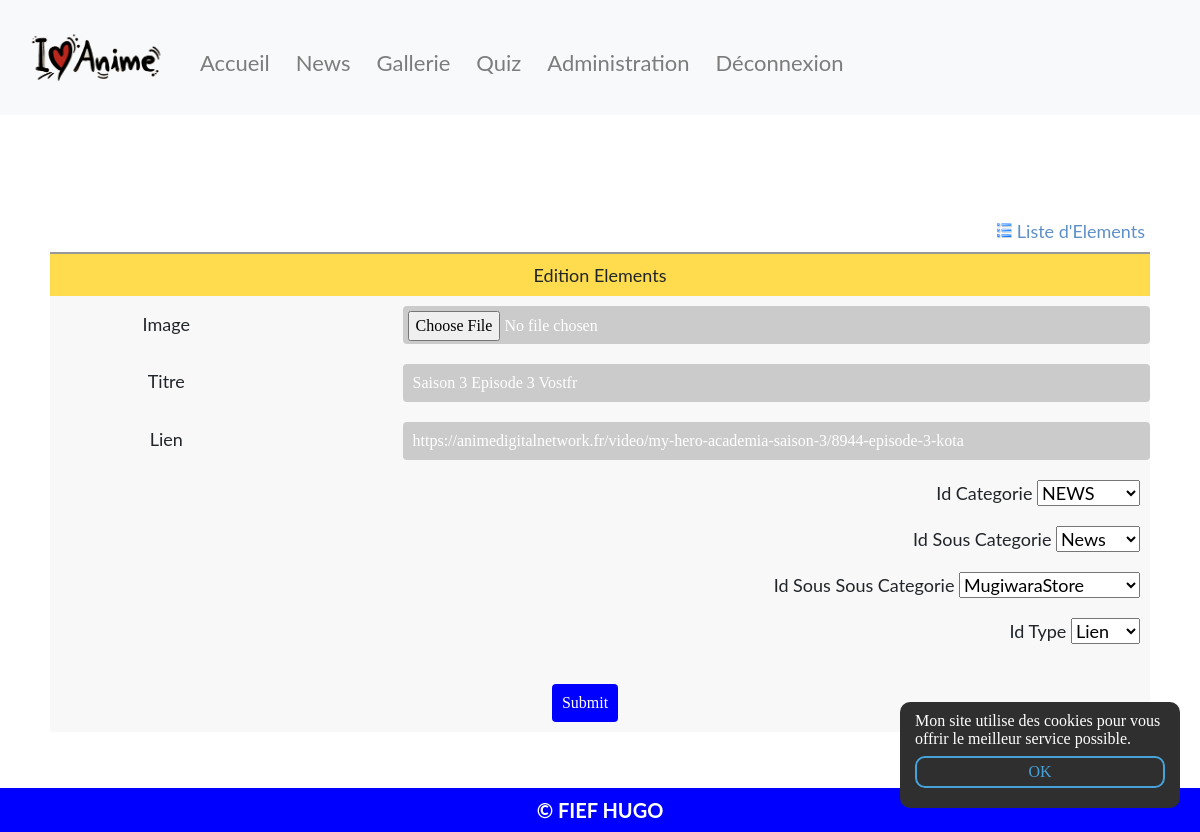
Page /crud/edit.php?id=1&type=element (signed in) on the committed database.
### tables this page shows
CREATE TABLE IF NOT EXISTS `element` (
  `id` int(11) NOT NULL AUTO_INCREMENT,
  `image` varchar(255) NOT NULL,
  `titre` varchar(255) NOT NULL,
  `lien` varchar(255) NOT NULL,
  `id_categorie` int(11) NOT NULL,
  `id_sous_categorie` int(11) NOT NULL,
  `id_sous_sous_categorie` int(11) NOT NULL,
  `id_type` int(11) NOT NULL,
  PRIMARY KEY (`id`)
);

### crud/edit.php (called while the page is built, shortened)
<?php
$elementList = Bdd::getInstance()->conn->query('SELECT * FROM `element` WHERE `id` = "' . $_GET['id'] . '"');
require_once("views/edit.view.php");
require_once('../include/footer.php');
?>

### include/class/Bdd.php (called while the page is built, shortened)
<?php
class Bdd
{
    private static $_instance = null;
    private function __construct()
    {
        $this->conn = new PDO('mysql:host=localhost;dbname=otaku;charset=utf8', 'root', '', array(PDO::ATTR_ERRMODE => PDO::ERRMODE_EXCEPTION));
    }
    public static function getInstance()
    {
        if (!static::$_instance) {
            static::$_instance = new Bdd();
        }
        return static::$_instance;
    }
}

### crud/views/edit.view.php (the view, shortened to what this page needs)
<div class="content">
    <form name="frmUser" method="POST" action="" enctype="multipart/form-data">
        <div style="width: 100%;">
            <div style="padding-bottom:5px;">
                <a style="display: flex; justify-content: flex-end; align-items: center;" href="index.php" class="link">
                    <img style="display: block; margin-right: 5px;" alt='List' title='List'
                         src='../ressources/crud/list.png' width='15px' height='15px'/>
                    Liste d'Elements
                </a>
            </div>
            <table border="0" style="width: 100%; text-align: center;"
                   aria-describedby="édition résultats" class="tblSaveForm">
                <tr class="tableheader">
                    <td colspan="2">Edition Elements</td>
                </tr>
                <?php foreach ($elementList as $value) { ?>
                    <tr>
                        <td><label>Image</label></td>
                        <td>
                            <input class="form-control txtField" id="validationServer01"
                                name="image" type="file" placeholder="Image de l'élément">
                        </td>
                    </tr>
                    <tr>
                        <td><label>Titre</label></td>
                        <td>
                            <input class="form-control txtField" id="validationServer01"
                            type="text" placeholder="Titre"
                            name="titre" value="<?php echo $value['titre']; ?>">
                        </td>
                    </tr>
                    <tr>
                        <td><label>Lien</label></td>
                        <td>
                            <input class="form-control txtField" id="validationServer01"
                            type="text" placeholder="Lien"
                            name="lien" value="<?php echo $value['lien']; ?>">
                        </td>
                    </tr>
                    <tr>
                        <td></td>
                        <td style="text-align: right;">
                            Id Categorie
                            <select name="id_categorie">
                                <?php
                                foreach (Bdd::getInstance()->conn->query('SELECT * FROM categorie') as $row) {
                                    echo '<option value="' . $row['id'] . '">' . $row['nom'] . '</option>';
                                }
                                ?>
                            </select>
                        </td>
                    </tr>
                    <tr>
                        <td></td>
                        <td style="text-align: right;">
                            Id Sous Categorie
                            <select name="id_sous_categorie">
                                <?php
                                foreach (Bdd::getInstance()->conn->query('SELECT * FROM sous_categorie') as $row) {
                                    echo '<option value="' . $row['id'] . '">' . $row['nom'] . '</option>';
                                }
                                ?>
                            </select>
                        </td>
                    </tr>
                    <tr>
                        <td></td>
                        <td style="text-align: right;">
                            Id Sous Sous Categorie
                            <select name="id_sous_sous_categorie">
                                <?php
                                foreach (Bdd::getInstance()->conn->query('SELECT * FROM sous_sous_categorie') as $row) {
                                    echo '<option value="' . $row['id'] . '">' . $row['nom'] . '</option>';
                                }
                                ?>
                            </select>
                        </td>
                    </tr>
                    <tr>
                        <td></td>
                        <td style="text-align: right;">
                            Id Type
                            <select name="id_type">
                                <?php
                                foreach (Bdd::getInstance()->conn->query('SELECT * FROM type') as $row) {
                                    echo '<option value="' . $row['id'] . '">' . $row['nom'] . '</option>';
                                }
                                ?>
                            </select>
                        </td>
                    </tr>
                <?php } ?>
                <tr>
                    <td colspan="2">
                        <input type="submit" name="submit" value="Submit" class="btnSubmit">
                    </td>
                </tr>
            </table>
        </div>
    </form>
</div>

### css/style.css (style rules this page uses)
* { box-sizing: border-box; }
html, body, div, span, applet, object, iframe, h1, h2, h3, h4, h5, h6, p, blockquote, pre, a, abbr, acronym, address, big, cite, code, del, dfn, em, img, ins, kbd, q, s, samp, small, strike, sub, sup, tt, var, b, u, i, dl, dt, dd, ol, ul, li, fieldset, form, label, legend, table, caption, tbody, tfoot, thead, tr, th, td, article, aside, canvas, details, embed, figure, figcaption, footer, header, hgroup, menu, nav, output, section, summary, time, mark, audio, video { margin: 0; padding: 0; border: 0; font-size: 100%; font: inherit; vertical-align: baseline; list-style: none; text-decoration: none; }
input[type=text], input[type=password], input[type=file] { background-color: #CBCBCB; color: white; border-style: none; padding: 10px; margin-left: 10px; }
input[type=file] { cursor: pointer; padding: 5px; }
input[type=submit] { background-color: blue; color: white; border: none; padding: 10px; }
input { font-family: cursive; font-weight: normal; font-size: 16px; }
.logform input, a { margin: 5px; }
form { display: flex; justify-content: center; flex-direction: column; align-items: center; }
form input { cursor: pointer; }
form input[type="submit"] { margin: 20px 30px 0 0; }
.tblSaveForm { border-top: 2px #999999 solid; background-color: #f8f8f8; }
.tableheader { background-color: #fedc4d; }
.btnSubmit { background-color: #fd9512; padding: 5px; border-color: #FF6600; border-radius: 4px; color: white; }
.txtField { padding: 5px; border: #fedc4d 1px solid; border-radius: 4px; }
.link { text-decoration: none; color: #5e8fc7; font-size: 11px; }
.content { margin-top: 100px; padding: 0 50px 50px; }
.content form { margin-bottom: 50px; }
.content a, .content td { font-family: 'Lato', sans-serif; font-size: 18px; }
.content input[type="text"] { cursor: auto; }

### crud/views/edit.view.php (style rules this page uses)
label { display: block; padding: 0 100px 0 0; font-size: 18px; }
td { padding: 10px; }

### rows in the picture
element: titre "Saison 3 Episode 3 Vostfr", lien "https://animedigitalnetwork.fr/video/my-hero-academia-saison-3/8944-episode-3-kota"

### other values in the picture
form field id_categorie "NEWS"
form field id_sous_categorie "News"
form field id_sous_sous_categorie "MugiwaraStore"
form field id_type "Lien"
